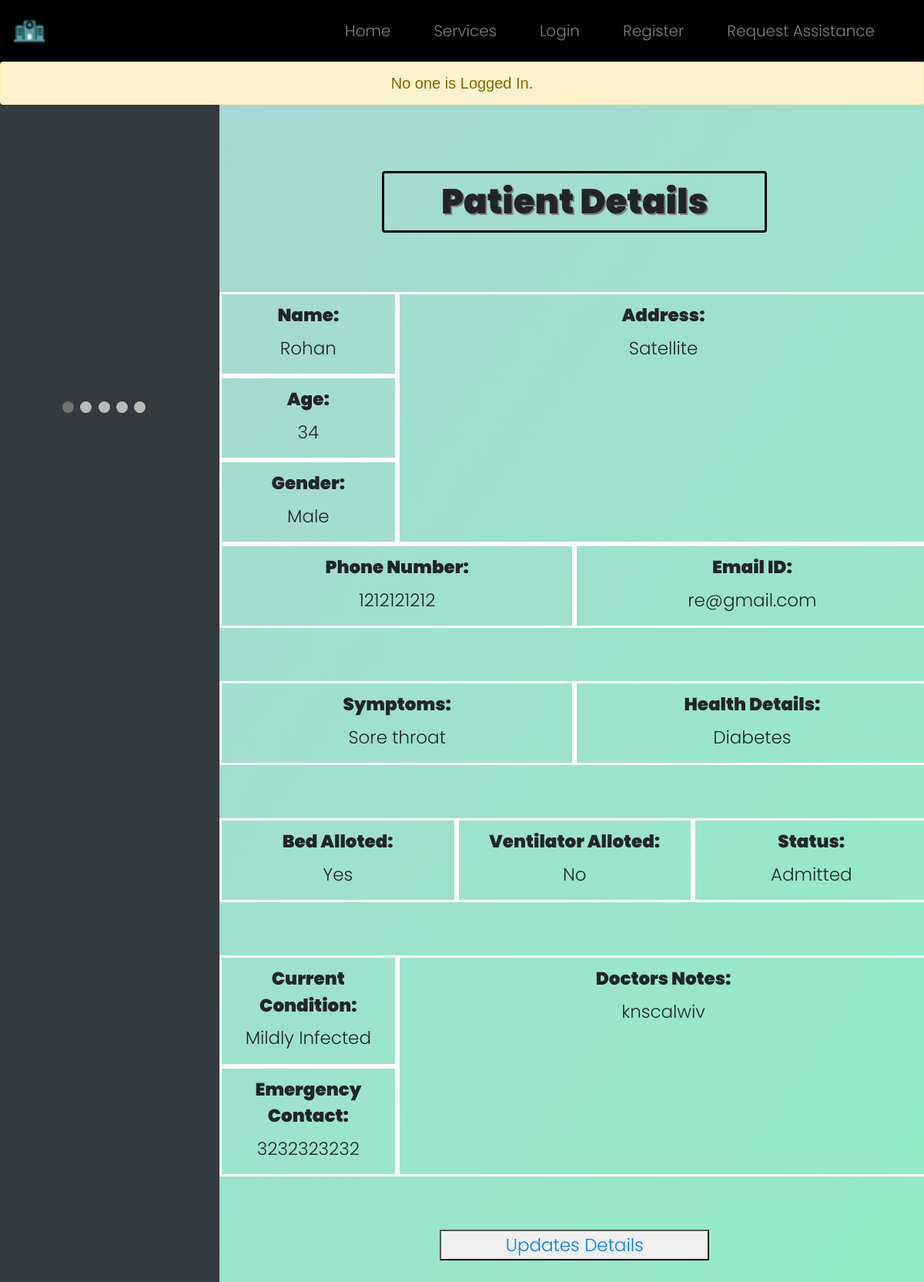
The page /patient/6 on the database as committed earlier.
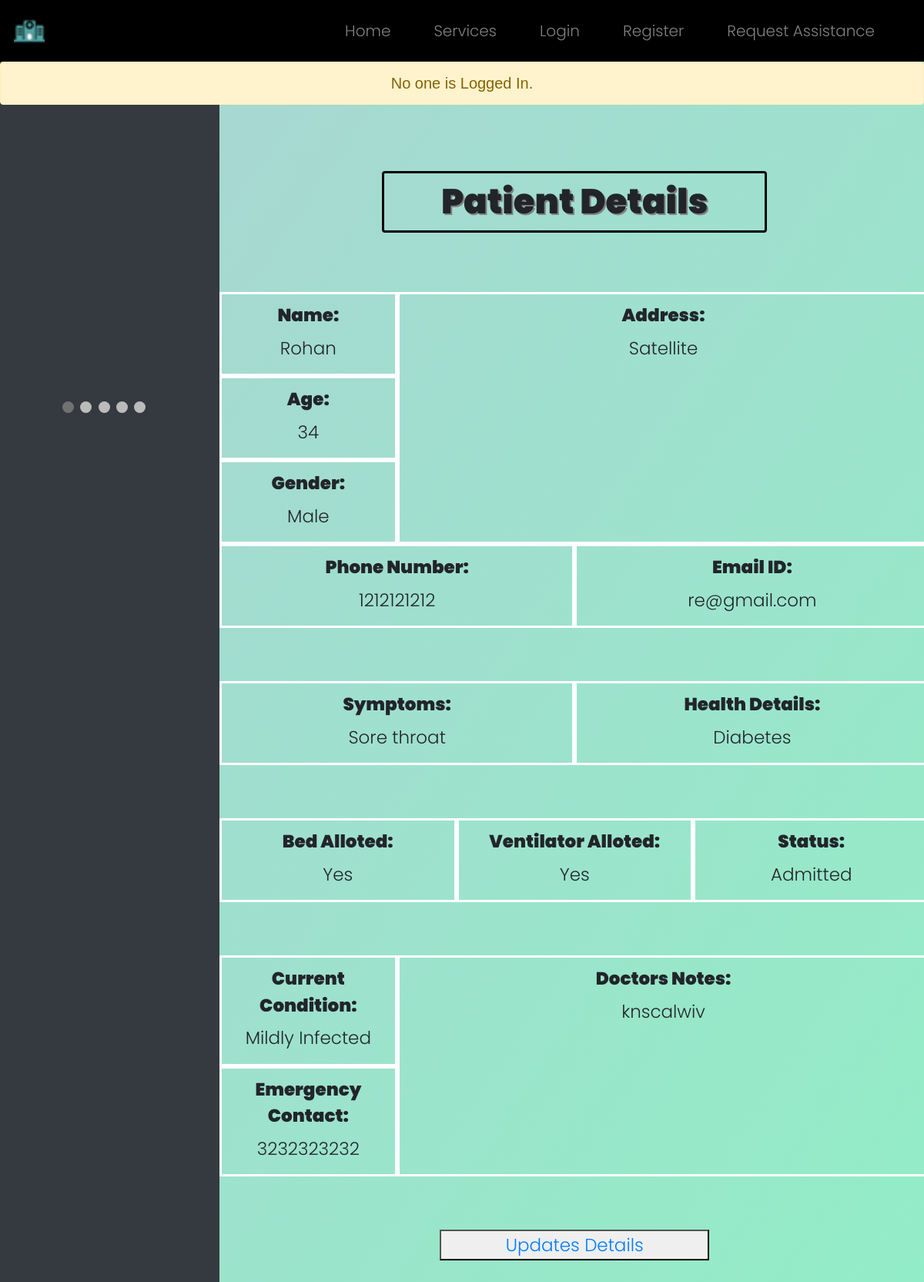
The same page on the database as committed later.
### WebApp/models.py (models this page shows)
class Patient(models.Model):
    patient_id = models.AutoField(primary_key=True)
    name  = models.CharField(max_length=64)
    age = models.IntegerField()
    gender = models.CharField(max_length=64)
    address = models.TextField()
    phone = models.CharField(max_length=64)
    email = models.CharField(max_length=64)
    date = models.CharField(max_length=64)
    symptoms = models.TextField()
    health_det = models.TextField()
    emg_phone = models.CharField(max_length=64)
    bed = models.CharField(max_length=64)
    venti = models.CharField(max_length=64)
    status = models.CharField(max_length=64)
    condi = models.CharField(max_length=64)
    notes = models.TextField()

### WebApp/views.py (the view)
# urls.py: path("patient/<id>", views.indipatient, name="indipatient"),
def indipatient(request, id):
    pat=Patient.objects.get(patient_id=id)
    return render (request, "WebApp/indipatient.html", {"pat": pat})

### WebApp/templates/WebApp/indipatient.html (shortened to what this page needs)
{% extends "WebApp/layout.html" %}
{% load static %}
{% block notif %}
<div class="notif">
    {% if user.is_authenticated %}
        <div class="alert alert-success" role="alert">
            <center>Logged in as <strong>{{ user.username }}</strong>.</center>
        </div>
    {% else %}
        <div class="alert alert-warning" role="alert">
            <center>No one is Logged In.</center>
        </div>
    {% endif %}
</div>
{% endblock %}
{% block body %}
<div class="row" style="z-index: 10000;">
    <div class="col-3 abtimg">
        <div class="slideshow-container">
            </div>
            <br>
            <div style="text-align:center">
              <span class="dot"></span>
              <span class="dot"></span>
              <span class="dot"></span>
              <span class="dot"></span>
              <span class="dot"></span>
            </div>
    </div>
    <div class="col-9 login" style="font-size: min(23px,4vw); margin-bottom: 100px; border: none;">
        <center><h1 class=tit>Patient Details</h1></center>
        <br><br>
        <center>
            <div class=row>
                <div class=col-3>
                    <div class=row>
                        <div class="col">
                            <label>Name:</label>
                            <p>{{ pat.name }}</p>
                        </div>
                    </div>
                    <div class=row>
                        <div class="col">
                            <label>Age:</label>
                            <p>{{ pat.age }}</p>
                        </div>
                    </div>
                    <div class=row>
                        <div class="col">
                            <label>Gender:</label>
                            <p>{{ pat.gender }}</p>
                        </div>
                    </div>
                </div>
                <div class="col-9">
                    <label>Address:</label>
                    <p>{{ pat.address }}</p>
                </div>
            </div>
            <div class=row>
                <div class="col">
                    <label>Phone Number:</label>
                    <p>{{ pat.phone }}</p>
                </div>
                <div class="col">
                    <label>Email ID:</label>
                    <p>{{ pat.email }}</p>
                </div>
            </div>
            <br><br>
            <div class=row>
                <div class="col">
                    <label>Symptoms:</label>
                    <p>{{ pat.symptoms }}</p>
                </div>
                <div class="col">
                    <label>Health Details:</label>
                    <p>{{ pat.health_det }}</p>
                </div>
            </div>
            <br><br>
            <div class=row>
                <div class="col">
                    <label>Bed Alloted:</label>
                    <p>{{ pat.bed }}</p>
                </div>
                <div class="col">
                    <label>Ventilator Alloted:</label>
                    <p>{{ pat.venti }}</p>
                </div>
                <div class="col">
                    <label>Status:</label>
                    <p>{{ pat.status }}</p>
                </div>
            </div>
            <br><br>
            <div class=row>
                <div class=col-3>
                    <div class=row>
                        <div class="col">
                            <label>Current Condition:</label>
                            <p>{{ pat.condi }}</p>
                        </div>
                    </div>
                    <div class=row>
                        <div class="col">
                            <label>Emergency Contact:</label>
                            <p>{{ pat.emg_phone }}</p>
                        </div>
                    </div>
                </div>
                <div class="col-9">
                    <label>Doctors Notes:</label>
                    <p>{{ pat.notes }}</p>
                </div>
            </div>
            <br><br>
            <button type="submit" class="update"><a href="{% url 'update' id=pat.patient_id %}">Updates Details</a></button>
        </center>
    </div>
  </div>
{% endblock %}

### WebApp/templates/WebApp/layout.html (shortened to what this page needs)
{% load static %}
<!DOCTYPE html>
<html lang="en">
<head>
    <link rel="stylesheet" href="https://stackpath.bootstrapcdn.com/bootstrap/4.4.1/css/bootstrap.min.css">
    <link href="{% static 'WebApp/style.css' %}" rel="stylesheet">
</head>
<body>
    <div class="wrapper">
        <nav class="navbar navbar-costum navbar-expand-sm navbar-dark fixed-top" style="z-index: 100000;">
            <a class="navbar-brand" href="#"><img class=logo src="{% static 'WebApp/image/logo.png' %}"></a>
            <div class="collapse navbar-collapse " id="collapsibleNavbar">
            <ul class="navbar-nav ml-auto">
                {% if user.is_authenticated %}
                <li class="nav-item">
                    <a class="nav-link" href="{% url 'index' %}" data-target=".navbar-collapse.show">Home</a>
                </li>
                <li class="nav-item">
                    <a class="nav-link" href="{%url 'dashboard' %}" data-target=".navbar-collapse.show">All Patients</a>
                </li>
                <li class="nav-item">
                    <a class="nav-link" href="{% url 'donor' %}" data-target=".navbar-collapse.show">Plasma Donation</a>
                </li>
                <li class="nav-item">
                    <a class="nav-link" href="{% url 'add' %}" data-target=".navbar-collapse.show">Add Patient</a>
                </li>
                <li class="nav-item">
                    <a class="nav-link" href="{% url 'reqs' %}" data-target=".navbar-collapse.show">View Requests</a>
                </li>
                <li class="nav-item">
                    <a class="nav-link" href="{% url 'logout' %}" data-target=".navbar-collapse.show">Logout</a>
                </li>
                {% else %}
                <li class="nav-item">
                    <a class="nav-link" href="{% url 'index' %}" data-target=".navbar-collapse.show">Home</a>
                </li>
                <li class="nav-item">
                    <a class="nav-link" href="{% url 'service' %}" data-target=".navbar-collapse.show">Services</a>
                </li>
                <li class="nav-item">
                    <a class="nav-link" href="{% url 'login' %}" data-target=".navbar-collapse.show">Login</a>
                </li>
                <li class="nav-item">
                    <a class="nav-link" href="{% url 'register' %}" data-target=".navbar-collapse.show">Register</a>
                </li>
                <li class="nav-item">
                    <a class="nav-link" href="{% url 'request' %}" data-target=".navbar-collapse.show">Request Assistance</a>
                </li>
                {% endif %}
            </ul>
            </div>
        </nav>
        {% block notif %}
        {% endblock %}
        {% block body %}
        {% endblock %}
    </div>
</body>
</html>

### WebApp/static/WebApp/style.css (style rules this page uses)
* { box-sizing: border-box; margin: 0; padding: 0; font-weight: 300; }
body { font-family: poppins; }
.wrapper { background: #50a3a2; background: -webkit-gradient(linear, left top, right bottom, from(#abd4d4), to(#92edc7)); background: linear-gradient(to bottom right, #abd4d4 0%, #92edc7 100%); position: absolute; width: 100vw; height: 100%; overflow: scroll; }
.logo { height: 40px; }
.navbar-costum { background-color: black; overflow: hidden; min-height: 80px; }
.nav-item { margin-right: 40px; font-size: 20px; }
.notif { font-family: 'Source Sans Pro', sans-serif; width: 100%; position: relative; z-index: 10; margin-top: 80px; font-size: min(20px, 4vw); }
.tit { font-size: min(45px, 8vw); font-weight: 900; text-shadow: 2px 2px grey; border-style: solid; border-color: black; border-width: min(3px, 0.5vw); border-radius: 4px; width: 500px; padding: 10px; }
.abtimg { margin-top: -150px; background-color: #343a40; height: 150vh; position: fixed; overflow: hidden; }
.update { color: #50a3a2; height: 40px; width: 350px; }
img { position: center; vertical-align: middle; padding-left: 5%; }
.slideshow-container { max-width: 1000px; position: relative; margin: auto; }
.dot { height: 15px; width: 15px; margin: 0 2px; background-color: #bbb; border-radius: 50%; display: inline-block; transition: background-color 0.6s ease; }
.active { background-color: #717171; }
.login, .register { margin-left: 25vw; padding-top: 70px; overflow: hidden; }

### WebApp/templates/WebApp/indipatient.html (style rules this page uses)
.wrapper { overflow: scroll; overflow-x: hidden; }
.col, .col-9 { border-style: solid; border-color: white; }
.col > label { padding-top: 10px; font-weight: 1000; }
.col-9 > label { padding-top: 10px; font-weight: 1000; }

Rows that differ between the two databases and show on the page:
changed Patient "Rohan": venti "No" → "Yes"
